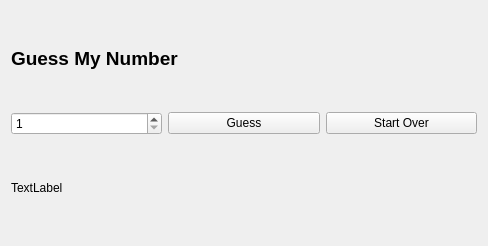
<?xml version="1.0" encoding="UTF-8"?>
<ui version="4.0">
 <class>Widget</class>
 <widget class="QWidget" name="Widget">
  <property name="geometry">
   <rect>
    <x>0</x>
    <y>0</y>
    <width>488</width>
    <height>246</height>
   </rect>
  </property>
  <property name="windowTitle">
   <string>Guess My Number</string>
  </property>
  <layout class="QVBoxLayout" name="verticalLayout">
   <item>
    <widget class="QLabel" name="titleLabel">
     <property name="font">
      <font>
       <pointsize>14</pointsize>
       <bold>true</bold>
      </font>
     </property>
     <property name="text">
      <string>Guess My Number</string>
     </property>
    </widget>
   </item>
   <item>
    <layout class="QHBoxLayout" name="horizontalLayout">
     <item>
      <widget class="QSpinBox" name="numberSpinBox">
       <property name="minimum">
        <number>1</number>
       </property>
       <property name="maximum">
        <number>10</number>
       </property>
      </widget>
     </item>
     <item>
      <widget class="QPushButton" name="guessButton">
       <property name="text">
        <string>Guess</string>
       </property>
      </widget>
     </item>
     <item>
      <widget class="QPushButton" name="startOverButton">
       <property name="text">
        <string>Start Over</string>
       </property>
      </widget>
     </item>
    </layout>
   </item>
   <item>
    <widget class="QLabel" name="messageLabel">
     <property name="text">
      <string>TextLabel</string>
     </property>
    </widget>
   </item>
  </layout>
 </widget>
 <resources/>
 <connections/>
</ui>
